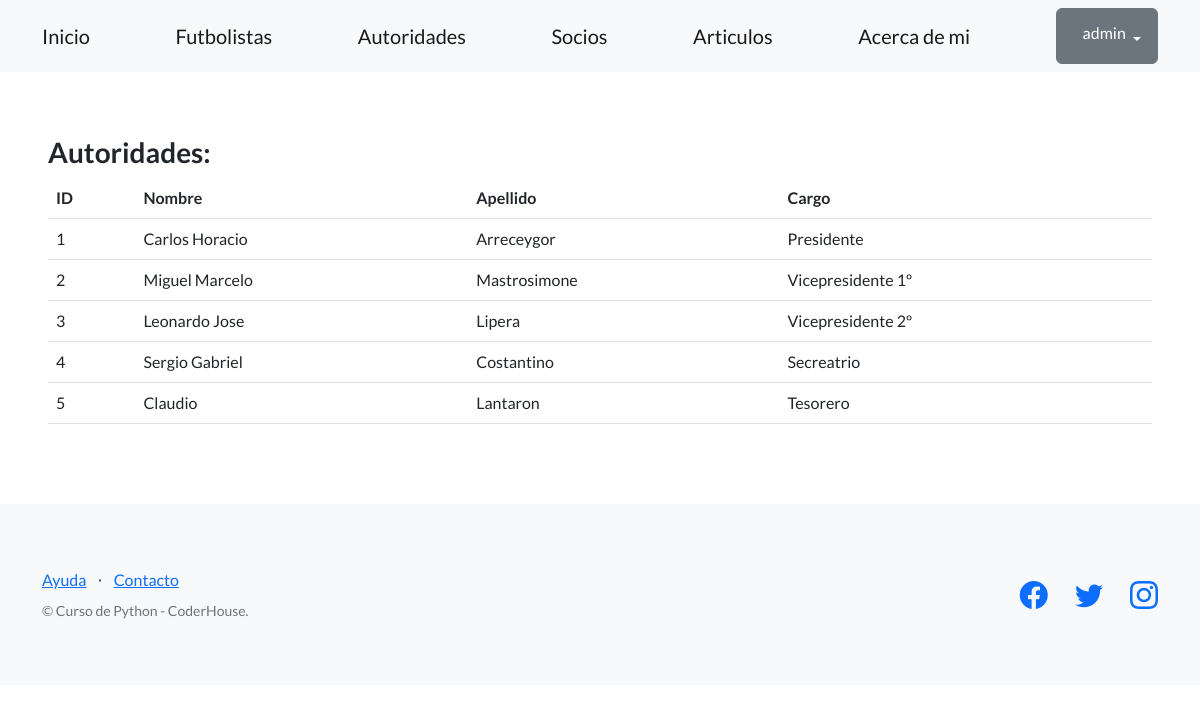
The page /control/autoridades/ (signed in) on the database its author committed.
### Cuervo/models.py (models this page shows, shortened)
class Autoridad(models.Model):
    nombre = models.CharField(max_length=256)
    apellido = models.CharField(max_length=256)
    cargo = models.CharField(max_length=256)
    creador = models.ForeignKey(User, on_delete=models.SET_NULL, null=True)

### Cuervo/views.py (the view)
# urls.py: path("autoridades/", listar_autoridades, name="lista_autoridades"),
def listar_autoridades(request):
    contexto = {
        "autoridades": Autoridad.objects.all(),
    }
    http_response = render(
        request=request,
        template_name='Cuervo/lista_autoridades.html',
        context=contexto,
    )
    return http_response

### Cuervo/templates/Cuervo/lista_autoridades.html (shortened to what this page needs)
{% extends "templates/base.html" %}
{% block contenido %}
<h3>Autoridades: </h3>
<table class="table">
  <tbody>
    <tr>
      <th>ID</th>
      <th>Nombre</th>
      <th>Apellido</th>
      <th>Cargo</th>
    </tr>
    {% for autoridad in autoridades %}
    <tr>
      <td>{{ autoridad.id }}</td>
      <td>{{ autoridad.nombre }}</td>
      <td>{{ autoridad.apellido }}</td>
      <td>{{ autoridad.cargo }}</td>
    </tr>
    {% endfor %}
  </tbody>
</table>
{% endblock contenido %}

### templates/base.html (shortened to what this page needs)
{% load static %}
<!DOCTYPE html>
<html lang="en">
<head>
    <link href="https://cdn.jsdelivr.net/npm/bootstrap-icons@1.5.0/font/bootstrap-icons.css" rel="stylesheet" type="text/css" />
    <link href="{% static 'css/styles.css' %}" rel="stylesheet" />
</head>
<body>
    <nav class="navbar navbar-light bg-light static-top">
        <div class="container">
            <a class="navbar-brand" href="{% url "inicio"%}">Inicio</a>
            <a class="navbar-brand" href="{% url 'lista_futbolistas' %}">Futbolistas</a>
            <a class="navbar-brand" href="{% url 'lista_autoridades' %}">Autoridades</a>
            <a class="navbar-brand" href="{% url 'lista_socios' %}">Socios</a>
            <a class="navbar-brand" href="{% url "lista_articulos" %}">Articulos</a>
            <a class="navbar-brand" href="{% url 'acerca_de_mi' %}">Acerca de mi</a>
            {% if user.is_authenticated %}
            <div class="dropdown">
                <button class="btn btn-secondary dropdown-toggle" type="button" id="dropdownMenuButton1" data-bs-toggle="dropdown" aria-expanded="false">
                    <div style="display: inline-flex;">
                        <span>{{ user.username }}</span>
                    </div>
                </button>
            </div>
            {% else %}
            <a class="btn btn-primary" href="{% url 'login' %}">Inicio sesión</a>
            <a class="btn btn-success" href="{% url 'registro' %}">Registro</a>
            {% endif %}
        </div>
    </nav>
    <section style="padding:4rem 3rem;">
        {% block contenido %} {% endblock contenido %}
    </section>
    <footer class="footer bg-light">
        <div class="container">
            <div class="row">
                <div class="col-lg-6 h-100 text-center text-lg-start my-auto">
                    <ul class="list-inline mb-2">
                        <li class="list-inline-item"><a href="#!">Ayuda</a></li>
                        <li class="list-inline-item">⋅</li>
                        <li class="list-inline-item"><a href="#!">Contacto</a></li>
                    </ul>
                    <p class="text-muted small mb-4 mb-lg-0">&copy; Curso de Python - CoderHouse.</p>
                </div>
                <div class="col-lg-6 h-100 text-center text-lg-end my-auto">
                    <ul class="list-inline mb-0">
                        <li class="list-inline-item me-4">
                            <a href="https://www.facebook.com/SanLorenzo/"><i class="bi-facebook fs-3"></i></a>
                        </li>
                        <li class="list-inline-item me-4">
                            <a href="https://twitter.com/SanLorenzo"><i class="bi-twitter fs-3"></i></a>
                        </li>
                        <li class="list-inline-item">
                            <a href="https://www.instagram.com/sanlorenzo/"><i class="bi-instagram fs-3"></i></a>
                        </li>
                    </ul>
                </div>
            </div>
        </div>
    </footer>
</body>
</html>

### rows shown on the page
Autoridad: id "1", nombre "Carlos Horacio", apellido "Arreceygor", cargo "Presidente"
Autoridad: id "2", nombre "Miguel Marcelo", apellido "Mastrosimone", cargo "Vicepresidente 1º"
Autoridad: id "3", nombre "Leonardo Jose", apellido "Lipera", cargo "Vicepresidente 2º"
Autoridad: id "4", nombre "Sergio Gabriel", apellido "Costantino", cargo "Secreatrio"
Autoridad: id "5", nombre "Claudio", apellido "Lantaron", cargo "Tesorero"

### other values the page prints
{{ user.username }} "admin"
